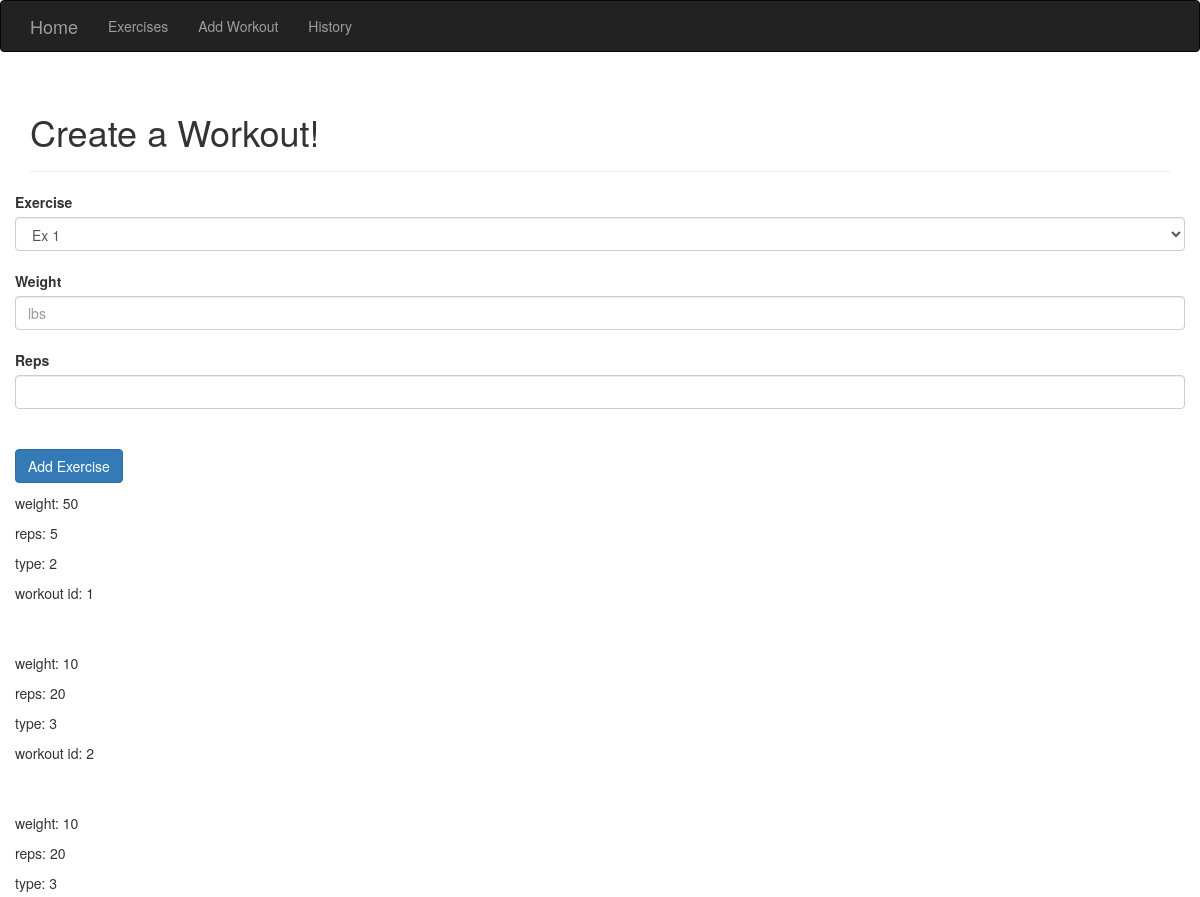
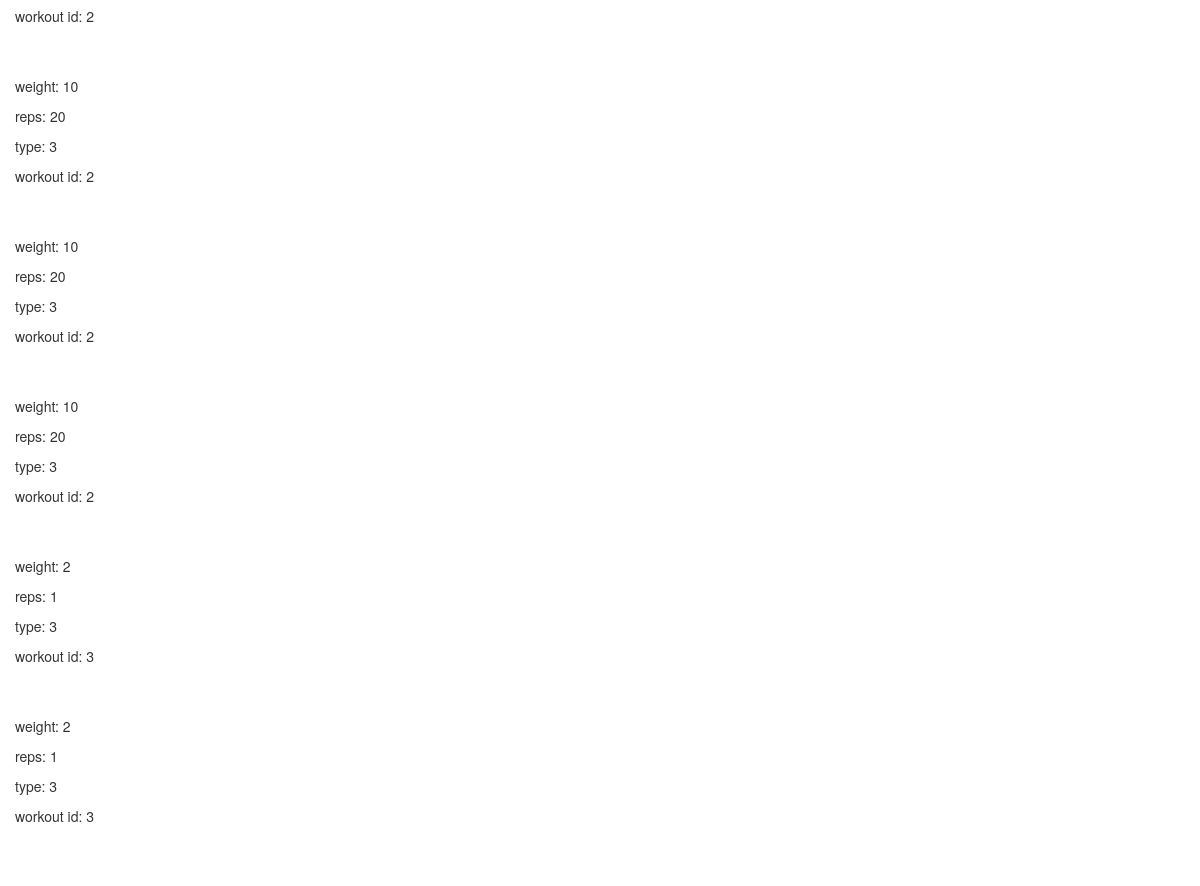
Page /addworkout on the committed database (2 pictures, top to bottom).
### app.py (models this page shows)
class Unit(db.Model):
	id = db.Column(db.Integer, primary_key=True, autoincrement=True, nullable=False)
	workout_id = db.Column(db.Integer, db.ForeignKey('workout.id'))
	type_id = db.Column(db.Integer, db.ForeignKey('type.id'))
	weight = db.Column(db.Integer)
	reps = db.Column(db.Integer)

### app.py (the view)
@app.route('/addworkout', methods=['POST', 'GET'])
def addworkout():
	title = "Add Workout"
	workout_id = Workout.query.order_by(Workout.id.desc()).first()
	get_workout_id = str(workout_id.id)
	if request.method == "POST":
		get_weight = request.form['weight1']
		get_reps = request.form['reps1']
		get_type = request.form['exercise1']
		exercise_unit = Unit(weight=get_weight, reps=get_reps, type_id=get_type, workout_id=get_workout_id)
		try:
			db.session.add(exercise_unit)
			db.session.commit()
			return redirect(url_for('addworkout'))
		except:
			return "fail"
	else:
		exercises = Type.query.all()
		units = Unit.query.all()
		workouts = Workout.query.all()
		return render_template("addworkout.html", exercises=exercises, units=units, workouts=workouts)

### templates/addworkout.html (shortened to what this page needs)
{% extends "base.html" %}
{% import "bootstrap/wtf.html" as wtf %}
{% block content %}
<div class="container">
	<div class="page-header">
	    <h1> Create a Workout! </h1>
	</div>
    <div class="row">
		<form method="POST" action="{{ url_for('addworkout') }}" id="workout">
			<label>Exercise</label>
            <select class="form-control" name="exercise1" form="workout">
                {% for exercise in exercises %}
                	<option value="{{ exercise.id }}">{{ exercise.name }}</option>
                {% endfor %}
            </select>
            <br>
            <label>Weight</label>
            <input type="text" class="form-control" name="weight1" placeholder="lbs">
            <br>
            <label>Reps</label>
            <input type="text" class="form-control" name="reps1">
            <br><br>
            <button type="submit" class="btn btn-primary btn-secondary">Add Exercise</button>
        </form>
    </div>
    <div class="row">
        <div class="column">
            <p>
                {% for unit in units %}
                    <p> weight: {{ unit.weight }} </p>
                    <p> reps: {{ unit.reps }} </p>
                    <p> type: {{ unit.type_id }} </p>
                    <p> workout id: {{ unit.workout_id }} </p>
                    <br>
                    <br>
                {% endfor %}
            </p>
        </div>
    </div>
</div>
{% endblock %}

### rows in the picture
Unit: weight "50", reps "5", type_id "2", workout_id "1"
Unit: weight "10", reps "20", type_id "3", workout_id "2"
Unit: weight "10", reps "20", type_id "3", workout_id "2"
Unit: weight "10", reps "20", type_id "3", workout_id "2"
Unit: weight "10", reps "20", type_id "3", workout_id "2"
Unit: weight "10", reps "20", type_id "3", workout_id "2"
Unit: weight "2", reps "1", type_id "3", workout_id "3"
Unit: weight "2", reps "1", type_id "3", workout_id "3"

### other values in the picture
form field exercise1 "Ex 1"
